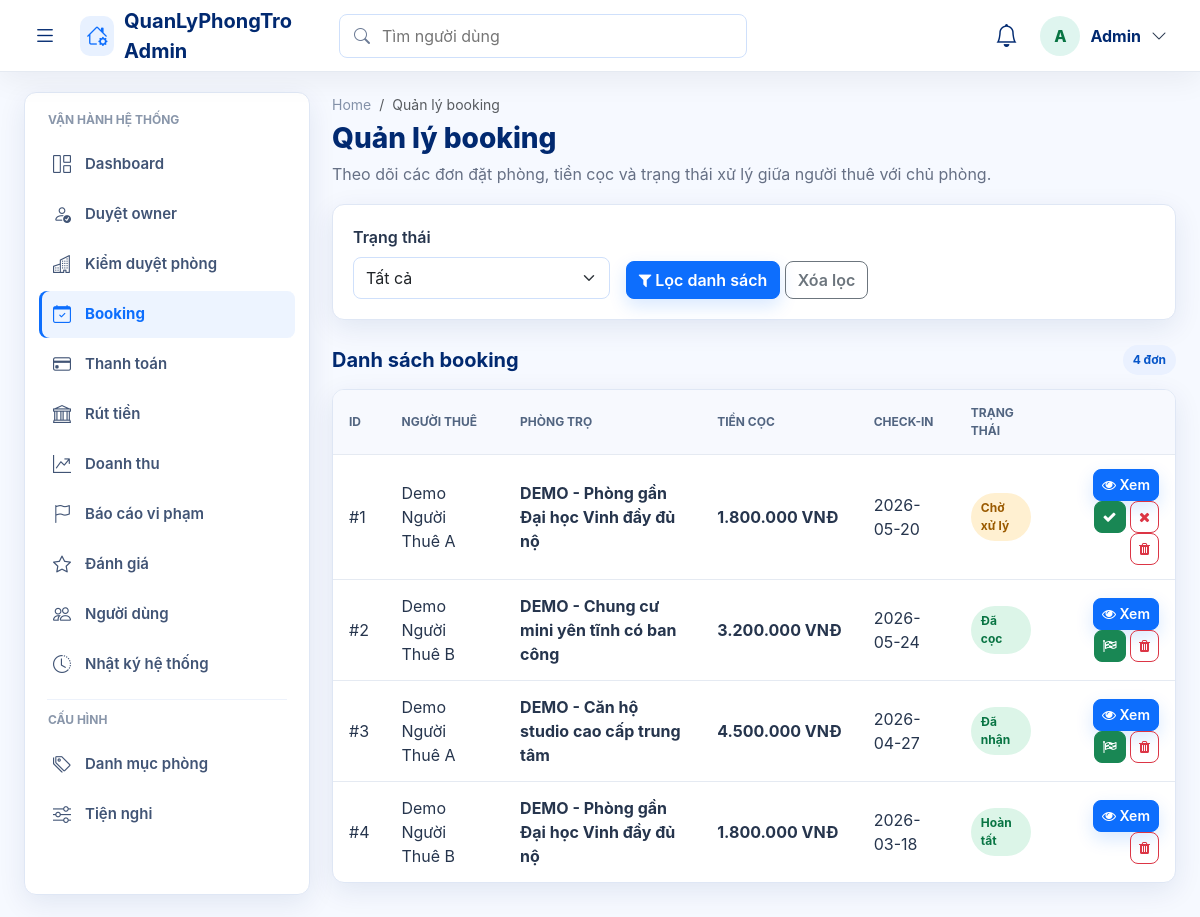
The page /public/admin/bookings.php (signed in) on the database its author committed.
### tables this page shows
CREATE TABLE `bookings` (
  `id` int(11) NOT NULL,
  `booking_code` varchar(30) DEFAULT NULL,
  `user_id` int(11) DEFAULT NULL,
  `owner_id` int(11) DEFAULT NULL,
  `motel_id` int(11) DEFAULT NULL,
  `check_in_date` date DEFAULT NULL,
  `check_out_date` date DEFAULT NULL,
  `expected_move_in_date` date DEFAULT NULL,
  `rental_duration_months` int(11) DEFAULT NULL,
  `note` text DEFAULT NULL,
  `contact_name` varchar(120) DEFAULT NULL,
  `contact_phone` varchar(20) DEFAULT NULL,
  `contact_email` varchar(150) DEFAULT NULL,
  `deposit_amount` int(11) DEFAULT NULL,
  `total_amount` int(11) NOT NULL DEFAULT 0,
  `payment_status` enum('pending','processing','paid','failed','cancelled','refunded') NOT NULL DEFAULT 'pending',
  `booking_status` enum('pending','waiting_payment','paid','confirmed','cancelled','rejected','expired','completed') NOT NULL DEFAULT 'pending',
  `checkin_date` date DEFAULT NULL,
  `status` enum('pending','paid','accepted','completed','rejected','cancelled') DEFAULT 'pending',
  `created_at` timestamp NOT NULL DEFAULT current_timestamp(),
  `cancelled_at` datetime DEFAULT NULL,
  `cancelled_by` int(11) DEFAULT NULL,
  `cancellation_reason` text DEFAULT NULL,
  `rejected_at` datetime DEFAULT NULL,
  `rejected_by` int(11) DEFAULT NULL,
  `rejection_reason` text DEFAULT NULL,
  `expires_at` datetime DEFAULT NULL,
  `updated_at` datetime DEFAULT NULL
);

CREATE TABLE `users` (
  `id` int(11) NOT NULL,
  `name` varchar(100) DEFAULT NULL,
  `email` varchar(150) DEFAULT NULL,
  `password` varchar(255) DEFAULT NULL,
  `reset_token` varchar(64) DEFAULT NULL,
  `reset_expires` datetime DEFAULT NULL,
  `force_password_change` tinyint(1) NOT NULL DEFAULT 0,
  `phone` varchar(20) DEFAULT NULL,
  `avatar` varchar(255) DEFAULT NULL,
  `role` enum('user','owner','admin') DEFAULT 'user',
  `created_at` timestamp NOT NULL DEFAULT current_timestamp(),
  `status` varchar(20) DEFAULT 'pending',
  `owner_verification_status` enum('not_required','pending_verification','submitted','approved','rejected') NOT NULL DEFAULT 'not_required',
  `approved_by` int(11) DEFAULT NULL,
  `approved_at` datetime DEFAULT NULL,
  `rejection_reason` text DEFAULT NULL,
  `address` text DEFAULT NULL,
  `idcard_number` varchar(50) DEFAULT NULL,
  `trust_score` int(11) NOT NULL DEFAULT 0,
  `admin_note` text DEFAULT NULL,
  `verified_at` datetime DEFAULT NULL,
  `verification_submitted_at` datetime DEFAULT NULL,
  `verification_reviewed_by` int(11) DEFAULT NULL,
  `verification_reviewed_at` datetime DEFAULT NULL,
  `verification_rejection_reason` text DEFAULT NULL,
  `id_card_front` varchar(255) DEFAULT NULL,
  `id_card_back` varchar(255) DEFAULT NULL,
  `selfie_image` varchar(255) DEFAULT NULL,
  `bank_name` varchar(100) DEFAULT NULL,
  `bank_account_no` varchar(50) DEFAULT NULL,
  `bank_account_name` varchar(100) DEFAULT NULL,
  `bank_verified_at` datetime DEFAULT NULL,
  `notify_email` tinyint(1) DEFAULT 1,
  `notify_booking` tinyint(1) DEFAULT 1,
  `show_phone` tinyint(1) DEFAULT 1,
  `dark_mode` tinyint(1) DEFAULT 0
);

CREATE TABLE `motels` (
  `id` int(11) NOT NULL,
  `title` varchar(255) NOT NULL,
  `description` text DEFAULT NULL,
  `price` int(11) NOT NULL,
  `deposit_amount` int(11) NOT NULL DEFAULT 0,
  `area` int(11) DEFAULT NULL,
  `address` varchar(255) DEFAULT NULL,
  `province_code` varchar(20) DEFAULT NULL,
  `province_name` varchar(120) DEFAULT NULL,
  `district_code` varchar(20) DEFAULT NULL,
  `district_name` varchar(120) DEFAULT NULL,
  `ward_code` varchar(20) DEFAULT NULL,
  `ward_name` varchar(120) DEFAULT NULL,
  `street_address` varchar(255) DEFAULT NULL,
  `address_api_source` varchar(80) DEFAULT NULL,
  `lat` decimal(10,8) DEFAULT NULL,
  `lng` decimal(11,8) DEFAULT NULL,
  `phone` varchar(20) DEFAULT NULL,
  `user_id` int(11) NOT NULL,
  `category_id` int(11) DEFAULT NULL,
  `district_id` int(11) DEFAULT NULL,
  `status` enum('pending','approved','hidden','rejected') DEFAULT 'pending',
  `room_status` enum('available','reserved','rented','unavailable') NOT NULL DEFAULT 'available',
  `rejection_reason` text DEFAULT NULL,
  `rejected_by` int(11) DEFAULT NULL,
  `rejected_at` datetime DEFAULT NULL,
  `count_view` int(11) DEFAULT 0,
  `created_at` timestamp NOT NULL DEFAULT current_timestamp(),
  `updated_at` timestamp NULL DEFAULT NULL,
  `bedrooms` int(11) DEFAULT 0,
  `bathrooms` int(11) DEFAULT 0,
  `max_people` int(11) DEFAULT NULL,
  `utilities` text DEFAULT NULL,
  `furniture` text DEFAULT NULL,
  `verification_status` varchar(30) NOT NULL DEFAULT 'unverified',
  `health_score` int(11) NOT NULL DEFAULT 0,
  `is_featured` tinyint(1) NOT NULL DEFAULT 0,
  `available_from` date DEFAULT NULL,
  `service_fee` int(11) NOT NULL DEFAULT 0,
  `electricity_unit_price` int(11) NOT NULL DEFAULT 0,
  `water_fee_per_person` int(11) NOT NULL DEFAULT 0,
  `internet_fee` int(11) NOT NULL DEFAULT 0,
  `parking_fee` int(11) NOT NULL DEFAULT 0,
  `other_fee` int(11) NOT NULL DEFAULT 0,
  `service_note` varchar(255) DEFAULT NULL,
  `deposit_months` decimal(3,1) NOT NULL DEFAULT 1.0
);

### public/admin_init.php (called while the page is built, shortened)
<?php
require_once __DIR__ . '/../config/database.php';
require_once __DIR__ . '/../core/Database.php';
require_once __DIR__ . '/../core/Booking.php';
require_once __DIR__ . '/../core/Payment.php';
require_once __DIR__ . '/../app/controller/BookingController.php';
require_once __DIR__ . '/../app/controller/ActivityLogController.php';
$db = new Database($conn);
?>

### core/Booking.php (called while the page is built, shortened)
<?php
class Booking {
    private $db;
    public function __construct($database) {
        $this->db = $database;
    }
    public function getAll($page = 1, $limit = ITEMS_PER_PAGE, $status = '') {
        $page = max(1, (int)$page);
        $limit = max(1, (int)$limit);
        $offset = ($page - 1) * $limit;
        $status = self::filterStatus((string)$status);
        $sql = "SELECT b.*, u.name as user_name, u.email as user_email, m.title as motel_title
                FROM bookings b
                LEFT JOIN users u ON b.user_id = u.id
                LEFT JOIN motels m ON b.motel_id = m.id";
        $sql .= " ORDER BY b.created_at DESC LIMIT $offset, $limit";
        $stmt = $this->db->getConnection()->prepare($sql);
        $stmt->execute();
        $bookings = $stmt->get_result()->fetch_all(MYSQLI_ASSOC);
        return $bookings;
    }
    public function getTotal($status = '') {
        $status = self::filterStatus((string)$status);
        return $status === ''
            ? $this->db->count('bookings')
            : $this->db->count('bookings', 'status = ?', [$status]);
    }
    public static function filterStatus(string $status): string {
        return in_array($status, self::FILTER_STATUSES, true) ? $status : '';
    }
}
?>

### app/controller/BookingController.php (called while the page is built, shortened)
<?php
class BookingController
{
    private $booking;
    public function __construct($db, $activityLog = null)
    {
        $this->booking = new Booking($db);
    }
    public function listBookings()
    {
        $page = isset($_GET['page']) ? (int)$_GET['page'] : 1;
        $status = Booking::filterStatus((string)($_GET['status'] ?? ''));
        $bookings = $this->booking->getAll($page, ITEMS_PER_PAGE, $status);
        $total = $this->booking->getTotal($status);
        $total_pages = ceil($total / ITEMS_PER_PAGE);
        return [
            'bookings' => $bookings,
            'total' => $total,
            'page' => $page,
            'total_pages' => $total_pages,
            'status' => $status
        ];
    }
}

### core/Database.php (called while the page is built, shortened)
<?php
class Database {
    private $conn;
    public function __construct($connection) {
        $this->conn = $connection;
    }
    public function getConnection() {
        return $this->conn;
    }
    public function count($table, $whereClause = '', array $params = []) {
        $sql = "SELECT COUNT(*) AS total FROM `{$table}`";
        $whereClause = trim((string)$whereClause);
        $whereClause = preg_replace('/^WHERE\s+/i', '', $whereClause);
        $stmt = $this->conn->prepare($sql);
        if (!$stmt->execute()) {
            $stmt->close();
            return 0;
        }
        $row = $stmt->get_result()->fetch_assoc() ?: [];
        return (int)($row['total'] ?? 0);
    }
}
?>

### public/admin/bookings.php (the view, shortened to what this page needs)
<?php
require_once __DIR__ . '/../admin_init.php';
require_once __DIR__ . '/layout.php';
$activityLog = new ActivityLog($db);
$controller = new BookingController($db, $activityLog);
$data = $controller->listBookings();
?>
<div class="wb-card mb-3">
    <form method="GET" class="row g-3 align-items-end">
        <div class="col-md-4">
            <label class="form-label fw-semibold">Trạng thái</label>
            <select name="status" class="form-select">
                <option value="">Tất cả</option>
            </select>
        </div>
        <div class="col-md-8">
            <button type="submit" class="btn btn-primary"><i class="fa fa-filter"></i> Lọc danh sách</button>
            <a href="<?php echo ADMIN_URL; ?>bookings.php" class="btn btn-outline-secondary">Xóa lọc</a>
        </div>
    </form>
</div>
<div class="wb-section-head">
    <h2>Danh sách booking</h2>
    <span class="wb-pill"><?php echo (int)($data['total'] ?? 0); ?> đơn</span>
</div>
<div class="wb-table-card">
    <?php if (!empty($data['bookings'])): ?>
        <table class="wb-table">
            <thead>
                <tr>
                    <th>ID</th>
                    <th>Người thuê</th>
                    <th>Phòng trọ</th>
                    <th>Tiền cọc</th>
                    <th>Check-in</th>
                    <th>Trạng thái</th>
                    <th></th>
                </tr>
            </thead>
            <tbody>
                <?php foreach ($data['bookings'] as $booking): ?>
                    <?php $status = (string)($booking['status'] ?? 'pending'); ?>
                    <tr>
                        <td>#<?php echo (int)$booking['id']; ?></td>
                        <td><?php echo admin_e($booking['user_name'] ?? 'N/A'); ?></td>
                        <td class="wb-title"><?php echo admin_e(substr((string)($booking['motel_title'] ?? 'N/A'), 0, 55)); ?></td>
                        <td class="wb-price"><?php echo admin_money($booking['deposit_amount'] ?? 0); ?></td>
                        <td><?php echo admin_e($booking['checkin_date'] ?? ''); ?></td>
                        <td><span class="wb-pill <?php echo admin_pill_class($status); ?>"><?php echo admin_status_label($status); ?></span></td>
                        <td class="text-end">
                            <a href="<?php echo ADMIN_URL . 'booking_detail.php?id=' . (int)$booking['id']; ?>" class="btn btn-sm btn-primary"><i class="fa fa-eye"></i> Xem</a>
                            <?php if ($status === 'pending'): ?>
                                <form method="POST" class="d-inline" onsubmit="return confirm('Chấp nhận booking này?');">
                                    <button type="submit" class="btn btn-sm btn-success"><i class="fa fa-check"></i></button>
                                </form>
                                <form method="POST" class="d-inline" onsubmit="return confirm('Từ chối booking này?');">
                                    <button type="submit" class="btn btn-sm btn-outline-danger"><i class="fa fa-times"></i></button>
                                </form>
                            <?php elseif (in_array($status, ['paid', 'accepted'], true)): ?>
                                <form method="POST" class="d-inline" onsubmit="return confirm('Đánh dấu booking hoàn tất?');">
                                    <button type="submit" class="btn btn-sm btn-success"><i class="fa fa-flag-checkered"></i></button>
                                </form>
                            <?php endif; ?>
                            <form method="POST" class="d-inline" onsubmit="return confirm('Xóa đơn này?');">
                                <button type="submit" class="btn btn-sm btn-outline-danger"><i class="fa fa-trash"></i></button>
                            </form>
                        </td>
                    </tr>
                <?php endforeach; ?>
            </tbody>
        </table>
    <?php else: ?>
        <div class="wb-empty">Không có booking phù hợp bộ lọc.</div>
    <?php endif; ?>
</div>

### public/assets/css/workbench.css (style rules this page uses)
:root { --wb-bg: #f4f7fb; --wb-surface: #ffffff; --wb-soft: #f8fafc; --wb-text: #101828; --wb-muted: #667085; --wb-border: #e5eaf2; --wb-primary: #2563eb; --wb-primary-dark: #1e40af; --wb-accent: #0e7490; --wb-success: #16a34a; --wb-warning: #f59e0b; --wb-danger: #dc2626; --wb-shadow: 0 18px 50px rgba(15, 23, 42, .07); }
body.workbench { min-height: 100vh; margin: 0; background: var(--wb-bg) !important; color: var(--wb-text); font-family: "Inter", "Segoe UI", Arial, sans-serif; }
.wb-sidebar, .wb-hero, .wb-card, .wb-table-card, .wb-list-card { background: var(--wb-surface); border: 1px solid var(--wb-border); border-radius: 14px; box-shadow: var(--wb-shadow); }
.wb-card { padding: 18px; }
.wb-section-head { margin: 26px 0 14px; display: flex; align-items: center; justify-content: space-between; gap: 12px; }
.wb-section-head h2 { margin: 0; font-size: 22px; font-weight: 950; }
.wb-pill { display: inline-flex; align-items: center; gap: 6px; padding: 6px 10px; border-radius: 999px; background: #ecfeff; color: #0f766e; font-size: 12px; font-weight: 850; }
.wb-pill.warning { background: #fff7ed; color: #9a3412; }
.wb-table { width: 100%; margin: 0; }
.wb-table th, .wb-table td { padding: 14px 16px; border-bottom: 1px solid var(--wb-border); vertical-align: middle; }
.wb-table th { color: var(--wb-muted); background: var(--wb-soft); font-size: 12px; text-transform: uppercase; letter-spacing: .02em; }
.wb-table tr:last-child td { border-bottom: 0; }
.wb-title { color: var(--wb-text); font-weight: 900; }
.wb-price { color: var(--wb-accent); font-weight: 950; white-space: nowrap; }

### public/admin/assets/css/admin.css (style rules this page uses)
:root { --admin-bg: #f6f9ff; --admin-surface: #ffffff; --admin-border: #dfe7f5; --admin-text: #012970; --admin-copy: #26354d; --admin-muted: #667085; --admin-blue: #0d6efd; --admin-cyan: #0891b2; --admin-green: #198754; --admin-amber: #f59e0b; --admin-red: #dc3545; --admin-shadow: 0 8px 28px rgba(1, 41, 112, .09); --admin-sidebar-width: 286px; --admin-sidebar-mini: 86px; --admin-topbar-height: 72px; }
body.admin-body { color: var(--admin-copy); background: var(--admin-bg) !important; font-family: Inter, "Nunito", system-ui, -apple-system, BlinkMacSystemFont, "Segoe UI", sans-serif; }
.admin-body .wb-card, .admin-body .wb-table-card, .admin-body .wb-list-card { border: 1px solid var(--admin-border); border-radius: 12px; box-shadow: var(--admin-shadow); }
.admin-body .wb-card { padding: 20px; }
.admin-body .wb-section-head { margin-top: 25px; }
.admin-body .wb-section-head h2 { color: var(--admin-text); font-size: 20px; font-weight: 730; }
.admin-body .wb-table-card { overflow-x: auto; background: var(--admin-surface); }
.admin-body .wb-table { min-width: 720px; border-collapse: separate; border-spacing: 0; }
.admin-body .wb-table th { color: #526581; background: #f7f9fe; font-size: 12px; font-weight: 720; letter-spacing: 0; }
.admin-body .wb-table td { color: var(--admin-copy); }
.admin-body .wb-table tbody tr { transition: background .15s ease; }
.admin-body .wb-title { color: var(--admin-text); font-weight: 680; }
.admin-body .wb-price { color: #087443; font-weight: 720; }
.admin-body .wb-pill { border-radius: 999px; background: #eaf1ff; color: #0756c9; font-weight: 720; }
.admin-body .wb-pill.success { color: #087443; background: #dcf5e8; }
.admin-body .wb-pill.warning { color: #9a5a00; background: #fff0d1; }
.admin-body .btn { border-radius: 8px; font-weight: 620; }
.admin-body .btn-sm { min-height: 32px; }
.admin-body .btn-primary { box-shadow: 0 7px 18px rgba(13, 110, 253, .16); }
.admin-body .form-control, .admin-body .form-select { min-height: 42px; border-radius: 8px; border-color: #cfe0fb; }
.admin-body .form-label { color: var(--admin-copy); }

### rows shown on the page
bookings: id "1", user.name "Demo Người Thuê A", motel.title "DEMO - Phòng gần Đại học Vinh đầy đủ nộ", deposit_amount "1.800.000 VNĐ", checkin_date "2026-05-20", status "Chờ xử lý"
bookings: id "2", user.name "Demo Người Thuê B", motel.title "DEMO - Chung cư mini yên tĩnh có ban công", deposit_amount "3.200.000 VNĐ", checkin_date "2026-05-24", status "Đã cọc"
bookings: id "3", user.name "Demo Người Thuê A", motel.title "DEMO - Căn hộ studio cao cấp trung tâm", deposit_amount "4.500.000 VNĐ", checkin_date "2026-04-27", status "Đã nhận"
bookings: id "4", user.name "Demo Người Thuê B", motel.title "DEMO - Phòng gần Đại học Vinh đầy đủ nộ", deposit_amount "1.800.000 VNĐ", checkin_date "2026-03-18", status "Hoàn tất"

### other values the page prints
admin_e($initial !== '' ? $initial : 'A') "A"
admin_e(admin_current_name()) "Admin"
admin_e($item['label']) "Dashboard"
admin_e($item['label']) "Duyệt owner"
admin_e($item['label']) "Kiểm duyệt phòng"
admin_e($item['label']) "Booking"
admin_e($item['label']) "Thanh toán"
admin_e($item['label']) "Rút tiền"
admin_e($item['label']) "Doanh thu"
admin_e($item['label']) "Báo cáo vi phạm"
admin_e($item['label']) "Đánh giá"
admin_e($item['label']) "Người dùng"
admin_e($item['label']) "Nhật ký hệ thống"
admin_e($item['label']) "Danh mục phòng"
admin_e($item['label']) "Tiện nghi"
